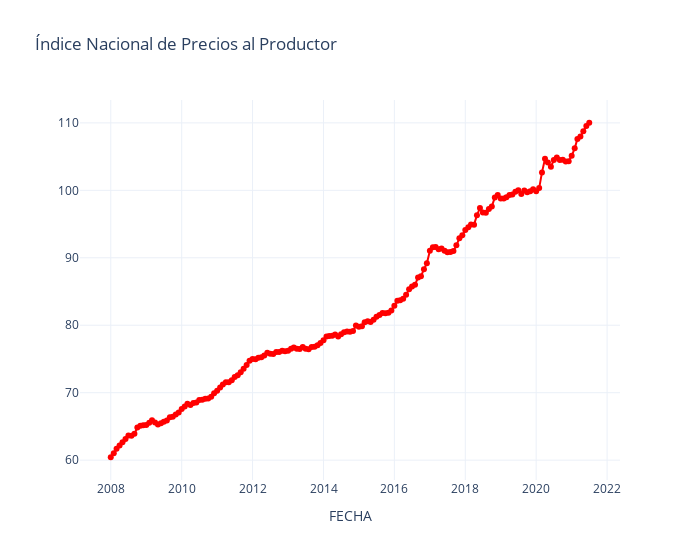

Here is the notebook cell this chart was saved with:
### Code cell
graph_series(df, 'FECHA', ['IPP'], 'Índice Nacional de Precios al Productor', colors=['red'])

### Figure 1 — Plotly figure (JSON) as saved in the notebook; plotly's stock layout.template omitted (floating-point values rounded to 4 significant figures; data arrays with more than 128 entries replaced by an {"elided": "..."} marker saying what was removed)
{"data": [{"marker": {"color": "red"}, "mode": "markers+lines", "name": "IPP", "type": "scatter", "x": {"elided": "163 str values"}, "y": {"elided": "163 float values"}}], "layout": {"title": {"text": "Índice Nacional de Precios al Productor"}, "width": 700, "xaxis": {"title": {"text": "FECHA"}}}}
